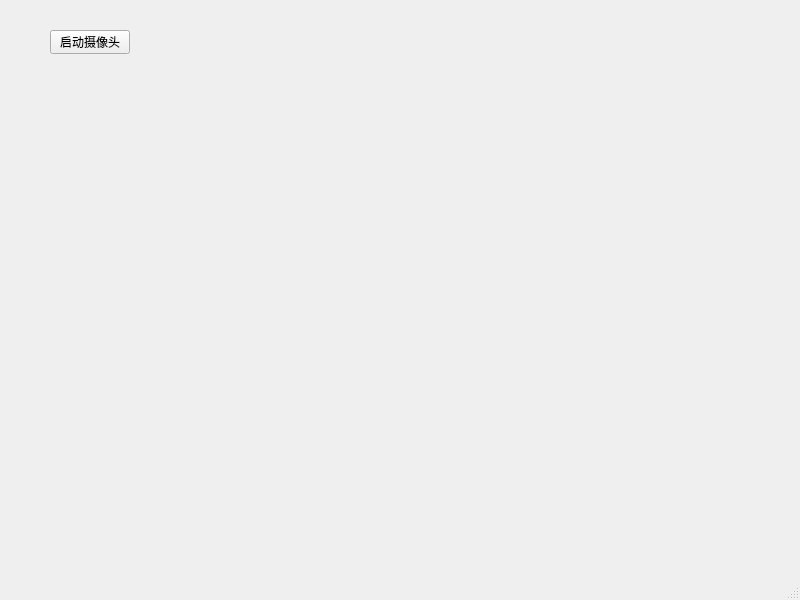
<?xml version="1.0" encoding="UTF-8"?>
<ui version="4.0">
 <class>MainWindow</class>
 <widget class="QMainWindow" name="MainWindow">
  <property name="geometry">
   <rect>
    <x>0</x>
    <y>0</y>
    <width>800</width>
    <height>600</height>
   </rect>
  </property>
  <property name="windowTitle">
   <string>MainWindow</string>
  </property>
  <widget class="QWidget" name="centralwidget">
   <widget class="QPushButton" name="enCamBt">
    <property name="geometry">
     <rect>
      <x>50</x>
      <y>30</y>
      <width>80</width>
      <height>24</height>
     </rect>
    </property>
    <property name="text">
     <string>启动摄像头</string>
    </property>
   </widget>
   <widget class="QLabel" name="showLabel">
    <property name="geometry">
     <rect>
      <x>100</x>
      <y>220</y>
      <width>54</width>
      <height>16</height>
     </rect>
    </property>
    <property name="text">
     <string/>
    </property>
   </widget>
  </widget>
  <widget class="QMenuBar" name="menubar">
   <property name="geometry">
    <rect>
     <x>0</x>
     <y>0</y>
     <width>800</width>
     <height>21</height>
    </rect>
   </property>
  </widget>
  <widget class="QStatusBar" name="statusbar"/>
 </widget>
 <resources/>
 <connections/>
</ui>
